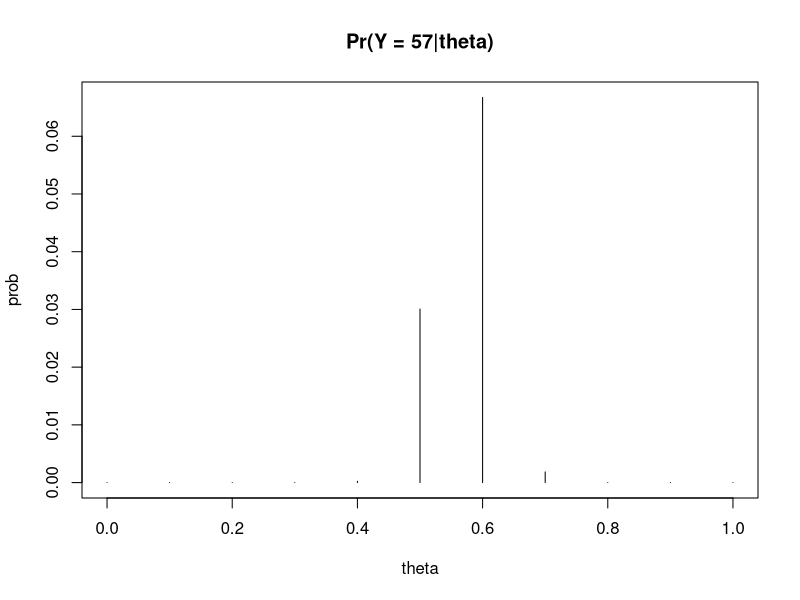
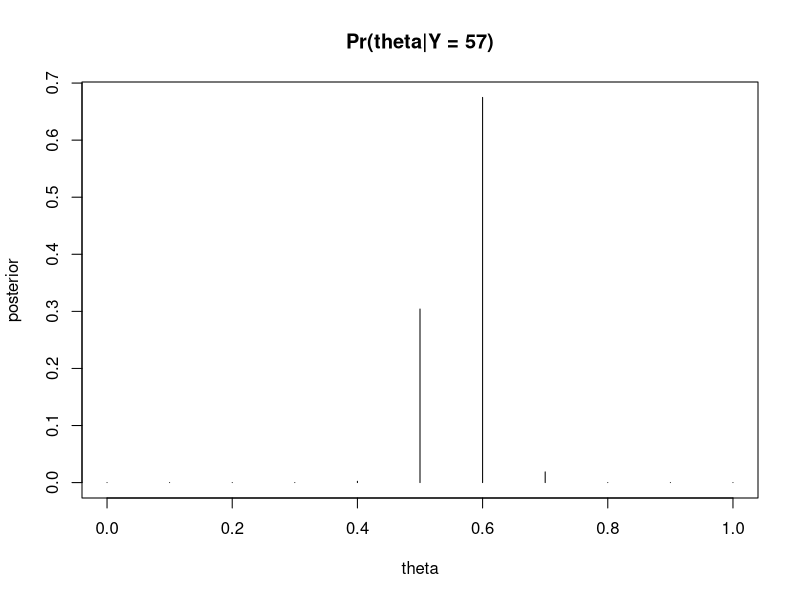
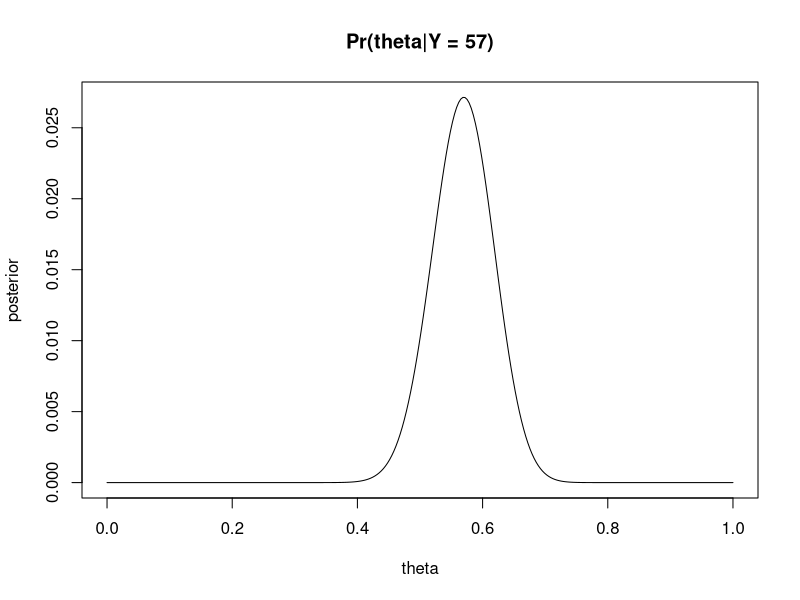
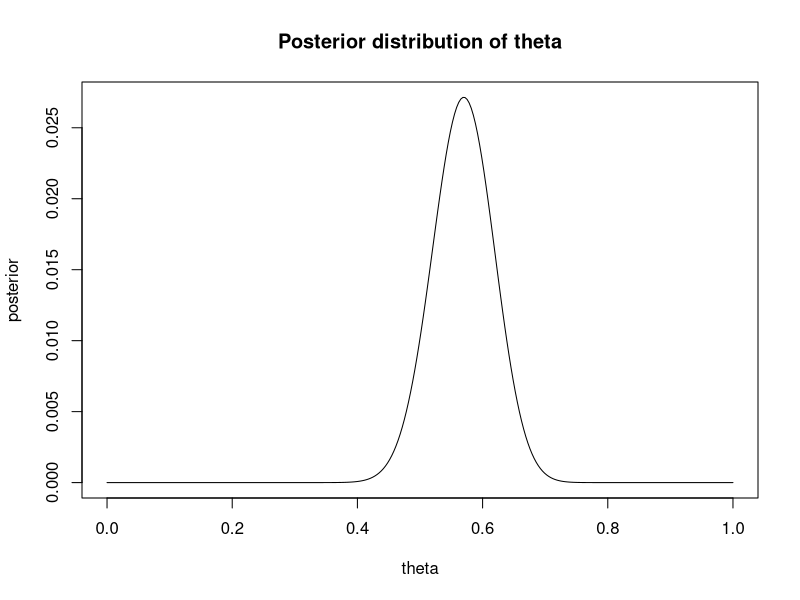
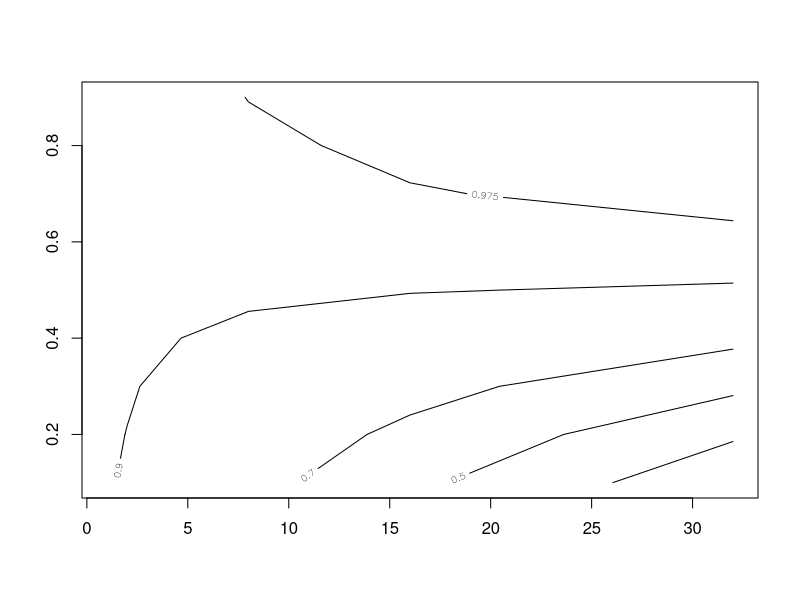
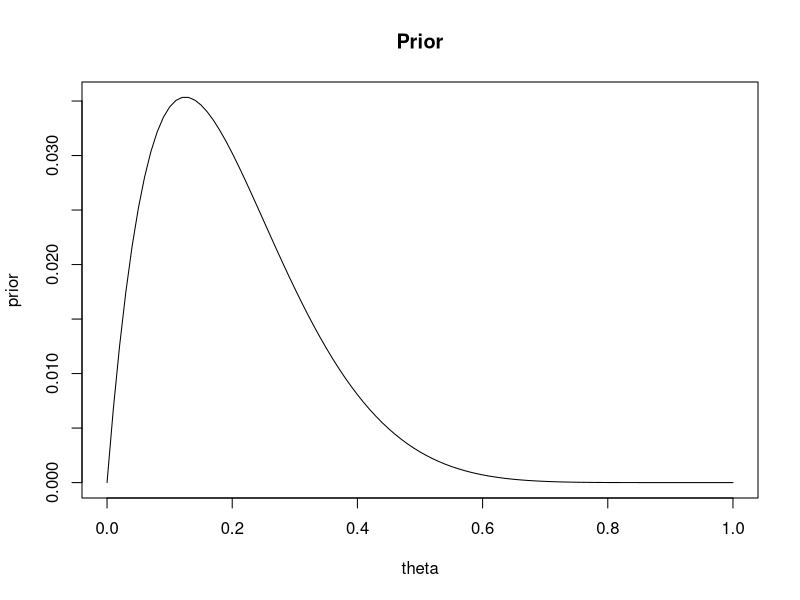
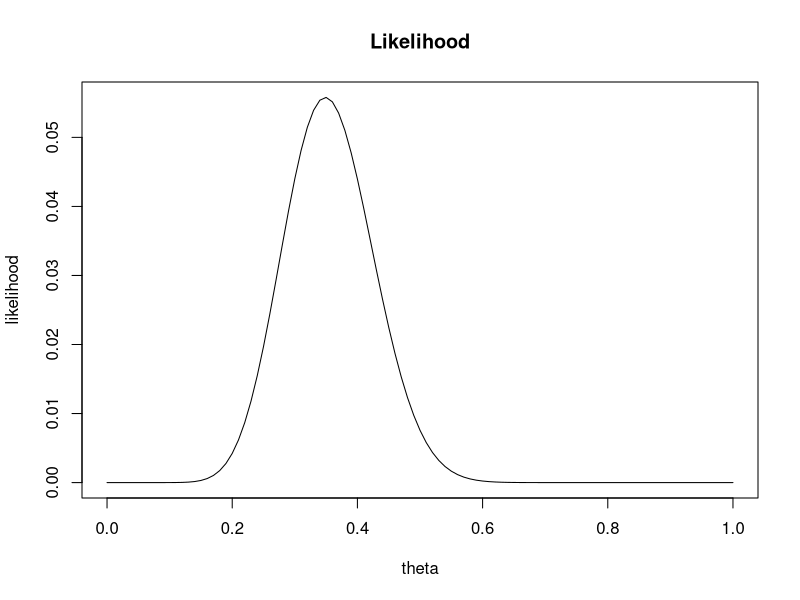
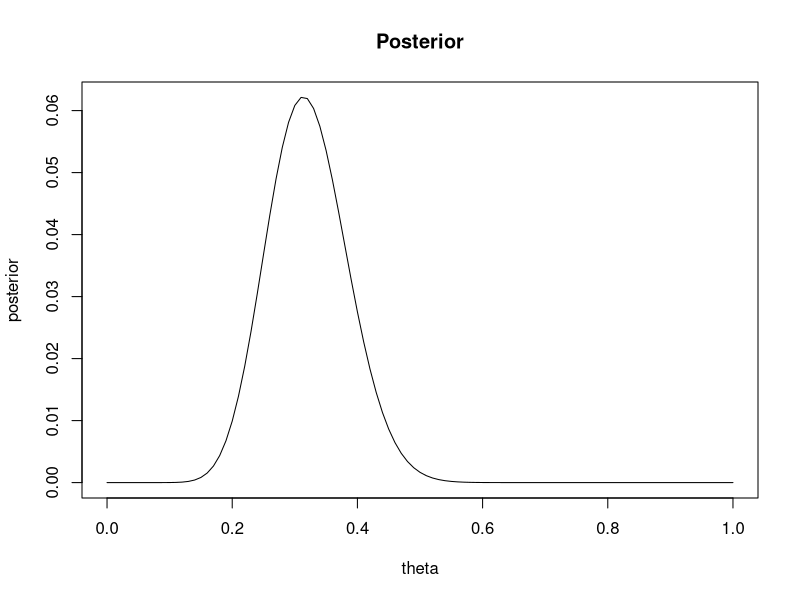

The R script that drew these images, in order:
## ---- chunk 1
theta = seq(0, 1, 0.1)
prob = choose(100, 57) * (theta^57) * (1 - theta)^(100 - 57)
plot(theta, prob, type = 'h', main = 'Pr(Y = 57|theta)')
## ---- chunk 2
prior = 1/11
theta = seq(0, 1, 0.1)
likelihood = choose(100, 57) * (theta^57) * (1 - theta)^(100 - 57)
posterior = likelihood * prior
posterior = posterior/sum(posterior)
plot(theta, posterior, type = 'h', main = 'Pr(theta|Y = 57)')
## ---- chunk 3
prior = 1
theta = seq(0, 1, length = 300)
likelihood = choose(100, 57) * (theta^57) * (1 - theta)^(100 - 57)
posterior = likelihood * prior
posterior = posterior/sum(posterior)
plot(theta, posterior, type = 'l', main = 'Pr(theta|Y = 57)')
## ---- chunk 4
theta = seq(0, 1, length = 300)
posterior = dbeta(theta, 1 + 57, 1 + 100 - 57)
posterior = posterior/sum(posterior)
plot(theta, posterior, type = 'l', main = 'Posterior distribution of theta')
## ---- chunk 5
theta_0 = seq(0.1, 0.9, 0.1)
n_0 = c(1, 2, 8, 16, 32)

theta_0 = rep(theta_0, each = 5)
n_0 = rep(n_0, times = 9)
a = theta_0 * n_0
b = (1 - theta_0) * n_0
df = data.frame(theta_0, n_0, a, b)
print(df)

n = 100; x = 57
pr = numeric()
for (i in 1:nrow(df)){
  pr[i] = 1 - pbeta(0.5, x + df$a[i], n - x + df$b[i])
}

theta_0 = seq(0.1, 0.9, 0.1)
n_0 = c(1, 2, 8, 16, 32)
pr = matrix(pr, nrow = length(theta_0), byrow = T)
contour(n_0, theta_0, t(pr), levels=c(0.1,0.3,0.5,0.7,0.9,0.975))
## ---- chunk 6
n = 43; y = 15
a = 2; b = 8
theta = seq(0, 1, 0.01)
prior = dbeta(theta, a, b); prior = prior/sum(prior)
likelihood = dbinom(y, n, theta); likelihood = likelihood/sum(likelihood)
posterior = dbeta(theta, a + y, b + n - y); posterior = posterior/sum(posterior)
plot(theta, prior, type = 'l', main = 'Prior')
plot(theta, likelihood, type = 'l', main = 'Likelihood')
plot(theta, posterior, type  = 'l', main = 'Posterior')
cat("posterior mean of theta is", (a + y)/(a + b + n))
cat("\nposterior mode of theta is", 
theta[which.max(posterior)])
cat("\nposterior sd of theta is", sqrt(((a + y) * (b + n - y))/(((a + b + n)^2) * (a + b+ n + 1))))
cat("\n95% quantile-based confidence interval is", qbeta(c(0.025, 0.975), a + y, b + n - y))
## ---- chunk 7
n = 43; y = 15
a = 8; b = 2
theta = seq(0, 1, 0.01)
prior = dbeta(theta, a, b); prior = prior/sum(prior)
likelihood = dbinom(y, n, theta); likelihood = likelihood/sum(likelihood)
posterior = dbeta(theta, a + y, b + n - y); posterior = posterior/sum(posterior)
plot(theta, prior, type = 'l', main = 'Prior')
plot(theta, likelihood, type = 'l', main = 'Likelihood')
plot(theta, posterior, type  = 'l', main = 'Posterior')
cat("posterior mean of theta is", (a + y)/(a + b + n))
cat("\nposterior mode of theta is", 
theta[which.max(posterior)])
cat("\nposterior sd of theta is", sqrt(((a + y) * (b + n - y))/(((a + b + n)^2) * (a + b+ n + 1))))
cat("\n95% quantile-based confidence interval is", qbeta(c(0.025, 0.975), a + y, b + n - y))
## ---- chunk 8
theta = seq(0, 1, 0.01)
prior = (1/4) * (gamma(10)/(gamma(2) * gamma(8))) * (3 * theta * (1 - theta)^7 + theta^7 * (1 - theta))
prior = prior/sum(prior)
prior.a = dbeta(theta, 2, 8); prior.b = dbeta(theta, 8, 2)
prior.a = prior.a/sum(prior.a); prior.b = prior.b/sum(prior.b)
plot(theta, prior, type = 'l', main = 'Prior distribution of (c)')
plot(theta, prior.a, type = 'l', main = 'Prior distribution of (a)')
plot(theta, prior.b, type = 'l', main = 'Prior distribution of (b)')
## ---- chunk 9
theta = seq(0, 1, length = 300)
posterior = 18 * choose(43, 15) * (3 * (theta^16) * ((1 - theta)^35) + (theta^22) * ((1 - theta)^29))
posterior = posterior/sum(posterior)
plot(theta, posterior, type = 'l', main = 'p(theta) x p(y|theta)')
cat("\nposterior mode of theta is", 
theta[which.max(posterior)])
## ---- chunk 10
theta = seq(0, 1, length = 300)
psi = log(theta/(1 - theta))
p_psi = (1/beta(1, 1)) * exp(-psi)/(1 + exp(-psi))^2
plot(psi, p_psi, type = 'l', main = 'P(psi)')
## ---- chunk 11
set.seed(1); n = 10^4

pmf = c(0.45, 0.55)

rng.discrete = function(pmf){
  repeat{y = rbinom(1, 1, prob = 0.5) ; v = runif(1)
if (v < pmf[y + 1]/max(pmf))
break}
return(floor(y))}

rng.Y = replicate(n, rng.discrete(pmf))
table(rng.Y)/n
## ---- chunk 12
set.seed(1); n = 10^4

n = 10^4
jointpmf = matrix(c(0.15, 0.15, 0.15, 0.15, 0.2, 0.2), 2, 3, byrow = T)
dimnames(jointpmf)[[1]] = 0:1; dimnames(jointpmf)[[2]] = 0:2
cat("Joint Pmf\n")
jointpmf
cat("\n")
rng.comp = function(jointp, nsim){
 jointsamp = matrix(0, nsim, 2);
  for (k in 1:nsim){
    ypmf = apply(jointp, 1, sum) #marginal_dist P(Y)
    y = sample(0:1, 1, prob = ypmf, replace = T)
    x = sample(0:2, 1, prob = jointp[(y + 1), ]/ypmf[(y + 1)], replace = T)# P(X, Y)
    jointsamp[k,] = c(x, y)}
  return(jointsamp)}


xy.rng = data.frame(rng.comp(jointpmf, n))
names(xy.rng) = c("X", "Y"); table(xy.rng)/n
cat("\nP(X = x)\n")
apply(table(xy.rng)/n, 1, sum)
## ---- chunk 13
set.seed(1); n = 10^4

trans.mat = function(A) {
  n = length(A[,1]); temp = A
  for (i in 1:n){temp[i,] = A[i,]/sum(A[i,])}
  return(temp)
}

gibbs_discrete = function(pmat1, pmat2, i = 1, iter){
  jointsamp = matrix(0, iter, 2)
  for (k in 1:iter){
    j = sample(0:2, 1, prob = pmat1[(i + 1),])
    i = sample(0:1, 1, prob = pmat2[(j + 1),])
    jointsamp[k,] = c(i, j)}
  return(jointsamp)
}


Pmat.YX = trans.mat(jointpmf); Pmat.XY = trans.mat(t(jointpmf))
nburnin = 2000; niter = nburnin + n
gibbs_samp = data.frame(gibbs_discrete(Pmat.YX, Pmat.XY, 1, niter))
names(gibbs_samp) = c("Y", "X")
X.Y = table(gibbs_samp[(nburnin+1):(niter), ])/n
colnames(X.Y) = c(0, 1, 2)
rownames(X.Y) = c(0, 1)
cat('P(X=x, Y = y)\n')
X.Y


powermat = function(mat, k){
  if (k == 0) return (diag(dim(mat)[1]))
  if (k == 1) return(mat)
  if (k > 1)  return(mat %*% powermat(mat, k-1))
}


Pmat.Y <- Pmat.YX %*% Pmat.XY 
Pmat.X <- Pmat.XY %*% Pmat.YX 

cat('\nP(X=x)\n')
powermat(Pmat.X, 100)
cat('\nP(Y=y)\n')
powermat(Pmat.Y, 100)
## ---- chunk 14
set.seed(42)
n = 1000; x = 710
theta = seq(0, 1, length = n)
posterior.A = dbeta(theta, 712, 291)
posterior.A = posterior.A/sum(posterior.A)
cat("Using grid approximation,\n")
sum(posterior.A[theta < 0.4])
cat('Using Monte Carlo Approximation,\n')
posterior.B = rbeta(1000, 712, 291)
mean(posterior.B < 0.4)
cat("\n Exact value using pbeta()\n")
pbeta(0.4, 712, 291)
## ---- chunk 15
n = 1000; set.seed(1)
thetasamp = rbeta(n, 713, 291)
log_odds = log(thetasamp / (1-thetasamp))
hist(log_odds, breaks=25, main="Posterior density",freq=F)
lines(density(log_odds))
## ---- chunk 16
set.seed(1)
a.A = 712; b.A = 291; a.B = 713; b.B = 291
n = 1000; x = 710

loss_func = function(theta, delta){
  if (delta < theta){
    return((theta - delta)^2)} else{
    return(2 * (theta - delta)^2)
    }
  }

posterior_exploss = function(delta, S = 10000){
  theta = rbeta(S, a.A + x, b.A + n - x)
  loss = apply(as.matrix(theta), 1, loss_func, delta)
  risk = mean(loss)
}

delta = seq(0, 1, length = 1000)
post_exploss_A = apply(as.matrix(delta), 1, posterior_exploss)
plot(delta, post_exploss_A, type = "l", main ="posterior expected loss of A")


posterior_exploss = function(delta, S = 10000, a, b){
  theta = rbeta(S, a.B + x, b.B + n - x)
  loss = apply(as.matrix(theta), 1, loss_func, delta)
  risk = mean(loss)
}

post_exploss_B = apply(as.matrix(delta), 1, posterior_exploss)
plot(delta, post_exploss_B, type = "l", main ="posterior expected loss of B")

round(delta[which.min(post_exploss_A)], 2)
round(delta[which.min(post_exploss_B)], 2)
